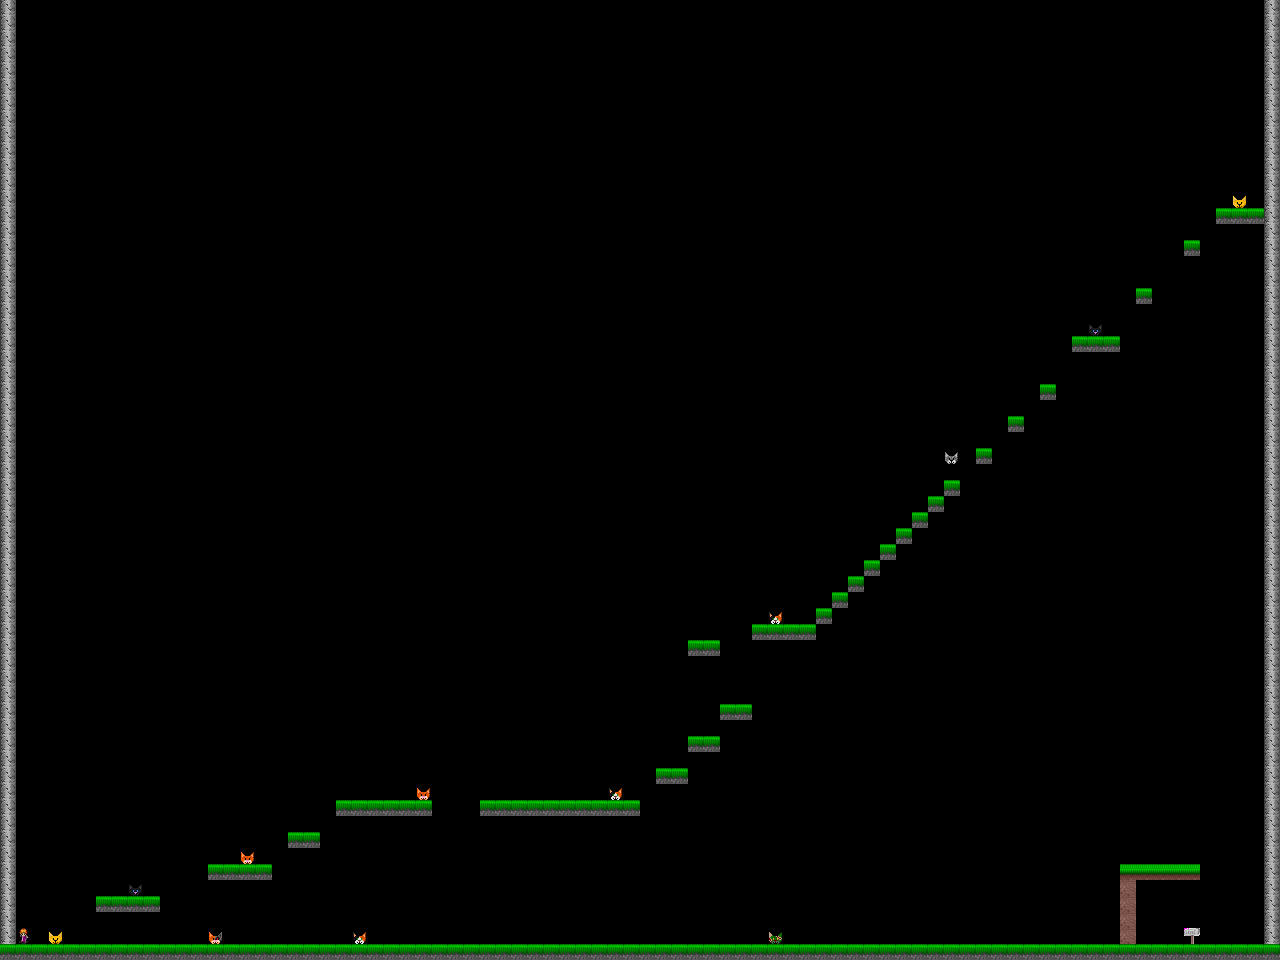

This game map was drawn from its Tiled (.tmx) file and the tilesets committed beside it. A one-line description and the trimmed map source follow:
An orthogonal 80x60 tile map with 16x16 px tiles, 2 tile layers (platforms, rewards).

<map version="1.0" orientation="orthogonal" renderorder="right-down" width="80" height="60" tilewidth="16" tileheight="16">
 <tileset firstgid="1" name="Level 0" tilewidth="16" tileheight="16">
  <image source="tiles_mga.png" width="128" height="128" />
 </tileset>
 <layer name="platforms" width="80" height="60">
  <data>[4800 cells, 267 non-empty, 6 distinct tile ids]</data>
 </layer>
 <layer name="rewards" width="80" height="60">
  <data>[4800 cells, 13 non-empty, 8 distinct tile ids]</data>
 </layer>
</map>